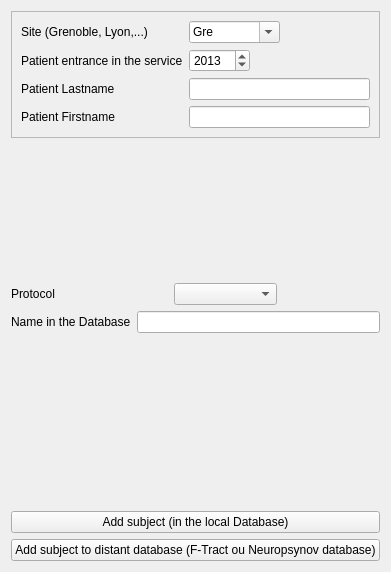
      <widget class="QWidget" name="tab_8">
       <attribute name="title">
        <string>Add Patient</string>
       </attribute>
       <layout class="QVBoxLayout" name="verticalLayout_10">
        <item>
         <widget class="QFrame" name="frame">
          <property name="frameShape">
           <enum>QFrame::StyledPanel</enum>
          </property>
          <property name="frameShadow">
           <enum>QFrame::Raised</enum>
          </property>
          <layout class="QHBoxLayout" name="horizontalLayout_11">
           <item>
            <layout class="QVBoxLayout" name="verticalLayout_9">
             <item>
              <widget class="QLabel" name="label_32">
               <property name="text">
                <string>Site (Grenoble, Lyon,...)</string>
               </property>
              </widget>
             </item>
             <item>
              <widget class="QLabel" name="label_31">
               <property name="text">
                <string>Patient entrance in the service</string>
               </property>
              </widget>
             </item>
             <item>
              <widget class="QLabel" name="label_11">
               <property name="text">
                <string>Patient Lastname</string>
               </property>
              </widget>
             </item>
             <item>
              <widget class="QLabel" name="label_13">
               <property name="text">
                <string>Patient Firstname</string>
               </property>
              </widget>
             </item>
            </layout>
           </item>
           <item>
            <layout class="QVBoxLayout" name="verticalLayout_4">
             <item>
              <layout class="QHBoxLayout" name="horizontalLayout_7">
               <item>
                <widget class="QComboBox" name="subjectSiteCombo">
                 <property name="sizePolicy">
                  <sizepolicy hsizetype="Expanding" vsizetype="Fixed">
                   <horstretch>0</horstretch>
                   <verstretch>0</verstretch>
                  </sizepolicy>
                 </property>
                 <property name="editable">
                  <bool>true</bool>
                 </property>
                 <item>
                  <property name="text">
                   <string>Gre</string>
                  </property>
                 </item>
                </widget>
               </item>
               <item>
                <spacer name="horizontalSpacer_13">
                 <property name="orientation">
                  <enum>Qt::Horizontal</enum>
                 </property>
                 <property name="sizeType">
                  <enum>QSizePolicy::MinimumExpanding</enum>
                 </property>
                 <property name="sizeHint" stdset="0">
                  <size>
                   <width>40</width>
                   <height>20</height>
                  </size>
                 </property>
                </spacer>
               </item>
              </layout>
             </item>
             <item>
              <layout class="QHBoxLayout" name="horizontalLayout_8">
               <item>
                <widget class="QSpinBox" name="subjectYearSpinbox">
                 <property name="minimum">
                  <number>1900</number>
                 </property>
                 <property name="maximum">
                  <number>10000</number>
                 </property>
                 <property name="value">
                  <number>2013</number>
                 </property>
                </widget>
               </item>
               <item>
                <spacer name="horizontalSpacer_12">
                 <property name="orientation">
                  <enum>Qt::Horizontal</enum>
                 </property>
                 <property name="sizeHint" stdset="0">
                  <size>
                   <width>40</width>
                   <height>20</height>
                  </size>
                 </property>
                </spacer>
               </item>
              </layout>
             </item>
             <item>
              <widget class="QLineEdit" name="subjectPatientName"/>
             </item>
             <item>
              <widget class="QLineEdit" name="subjectPatientFirstName">
               <property name="text">
                <string/>
               </property>
              </widget>
             </item>
            </layout>
           </item>
          </layout>
         </widget>
        </item>
        <item>
         <spacer name="verticalSpacer_4">
          <property name="orientation">
           <enum>Qt::Vertical</enum>
          </property>
          <property name="sizeHint" stdset="0">
           <size>
            <width>20</width>
            <height>139</height>
           </size>
          </property>
         </spacer>
        </item>
        <item>
         <layout class="QHBoxLayout" name="horizontalLayout_15">
          <item>
           <widget class="QLabel" name="label_34">
            <property name="text">
             <string>Protocol   </string>
            </property>
           </widget>
          </item>
          <item>
           <spacer name="horizontalSpacer_17">
            <property name="orientation">
             <enum>Qt::Horizontal</enum>
            </property>
            <property name="sizeHint" stdset="0">
             <size>
              <width>40</width>
              <height>20</height>
             </size>
            </property>
           </spacer>
          </item>
          <item>
           <widget class="QComboBox" name="subjectProtocolCombo">
            <property name="sizePolicy">
             <sizepolicy hsizetype="Expanding" vsizetype="Fixed">
              <horstretch>0</horstretch>
              <verstretch>0</verstretch>
             </sizepolicy>
            </property>
           </widget>
          </item>
          <item>
           <spacer name="horizontalSpacer_16">
            <property name="orientation">
             <enum>Qt::Horizontal</enum>
            </property>
            <property name="sizeHint" stdset="0">
             <size>
              <width>40</width>
              <height>20</height>
             </size>
            </property>
           </spacer>
          </item>
         </layout>
        </item>
        <item>
         <layout class="QHBoxLayout" name="horizontalLayout_14">
          <item>
           <widget class="QLabel" name="label_33">
            <property name="text">
             <string>Name in the Database</string>
            </property>
           </widget>
          </item>
          <item>
           <widget class="QLineEdit" name="subjectPatientCode">
            <property name="sizePolicy">
             <sizepolicy hsizetype="Expanding" vsizetype="Fixed">
              <horstretch>0</horstretch>
              <verstretch>0</verstretch>
             </sizepolicy>
            </property>
            <property name="text">
             <string/>
            </property>
           </widget>
          </item>
         </layout>
        </item>
        <item>
         <spacer name="verticalSpacer_5">
          <property name="orientation">
           <enum>Qt::Vertical</enum>
          </property>
          <property name="sizeHint" stdset="0">
           <size>
            <width>20</width>
            <height>172</height>
           </size>
          </property>
         </spacer>
        </item>
        <item>
         <widget class="QPushButton" name="subjectAddSubjectButton">
          <property name="text">
           <string>Add subject (in the local Database)</string>
          </property>
          <property name="autoDefault">
           <bool>false</bool>
          </property>
         </widget>
        </item>
        <item>
         <widget class="QPushButton" name="subjectAddProjectDatabase">
          <property name="text">
           <string>Add subject to distant database (F-Tract ou Neuropsynov database)</string>
          </property>
         </widget>
        </item>
       </layout>
       <zorder>frame</zorder>
       <zorder>subjectAddSubjectButton</zorder>
       <zorder>verticalSpacer_4</zorder>
       <zorder>verticalSpacer_5</zorder>
       <zorder>subjectAddProjectDatabase</zorder>
      </widget>
